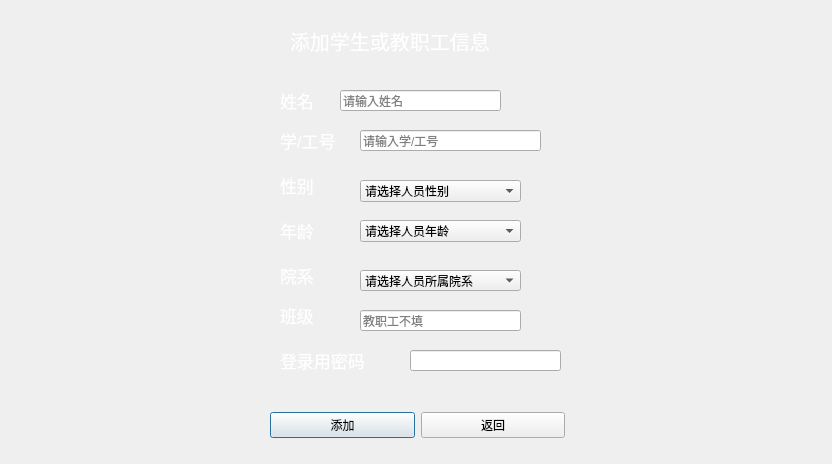
<?xml version="1.0" encoding="UTF-8"?>
<ui version="4.0">
 <class>Madds</class>
 <widget class="QDialog" name="Madds">
  <property name="geometry">
   <rect>
    <x>0</x>
    <y>0</y>
    <width>832</width>
    <height>464</height>
   </rect>
  </property>
  <property name="windowTitle">
   <string>添加学生或教职工信息</string>
  </property>
  <property name="styleSheet">
   <string notr="true">#Madds{
border-image: url(:/new/prefix1/科技风.jpg);
}</string>
  </property>
  <widget class="QLabel" name="label">
   <property name="geometry">
    <rect>
     <x>290</x>
     <y>20</y>
     <width>261</width>
     <height>41</height>
    </rect>
   </property>
   <property name="font">
    <font>
     <pointsize>15</pointsize>
    </font>
   </property>
   <property name="styleSheet">
    <string notr="true">color: rgb(255, 255, 255);</string>
   </property>
   <property name="text">
    <string>添加学生或教职工信息</string>
   </property>
  </widget>
  <widget class="QLabel" name="label_2">
   <property name="geometry">
    <rect>
     <x>280</x>
     <y>80</y>
     <width>72</width>
     <height>41</height>
    </rect>
   </property>
   <property name="font">
    <font>
     <pointsize>13</pointsize>
    </font>
   </property>
   <property name="styleSheet">
    <string notr="true">color: rgb(255, 255, 255);</string>
   </property>
   <property name="text">
    <string>姓名</string>
   </property>
  </widget>
  <widget class="QLineEdit" name="le_name">
   <property name="geometry">
    <rect>
     <x>340</x>
     <y>90</y>
     <width>161</width>
     <height>21</height>
    </rect>
   </property>
   <property name="placeholderText">
    <string>请输入姓名</string>
   </property>
   <property name="clearButtonEnabled">
    <bool>true</bool>
   </property>
  </widget>
  <widget class="QLabel" name="label_3">
   <property name="geometry">
    <rect>
     <x>280</x>
     <y>130</y>
     <width>81</width>
     <height>21</height>
    </rect>
   </property>
   <property name="font">
    <font>
     <pointsize>13</pointsize>
    </font>
   </property>
   <property name="styleSheet">
    <string notr="true">color: rgb(255, 255, 255);</string>
   </property>
   <property name="text">
    <string>学/工号</string>
   </property>
  </widget>
  <widget class="QLineEdit" name="le_ID">
   <property name="geometry">
    <rect>
     <x>360</x>
     <y>130</y>
     <width>181</width>
     <height>21</height>
    </rect>
   </property>
   <property name="font">
    <font>
     <pointsize>9</pointsize>
    </font>
   </property>
   <property name="placeholderText">
    <string>请输入学/工号</string>
   </property>
   <property name="clearButtonEnabled">
    <bool>true</bool>
   </property>
  </widget>
  <widget class="QLabel" name="label_4">
   <property name="geometry">
    <rect>
     <x>280</x>
     <y>170</y>
     <width>72</width>
     <height>31</height>
    </rect>
   </property>
   <property name="font">
    <font>
     <pointsize>13</pointsize>
    </font>
   </property>
   <property name="styleSheet">
    <string notr="true">color: rgb(255, 255, 255);</string>
   </property>
   <property name="text">
    <string>性别</string>
   </property>
  </widget>
  <widget class="QLabel" name="label_5">
   <property name="geometry">
    <rect>
     <x>280</x>
     <y>220</y>
     <width>72</width>
     <height>21</height>
    </rect>
   </property>
   <property name="font">
    <font>
     <pointsize>13</pointsize>
    </font>
   </property>
   <property name="styleSheet">
    <string notr="true">color: rgb(255, 255, 255);</string>
   </property>
   <property name="text">
    <string>年龄</string>
   </property>
  </widget>
  <widget class="QLabel" name="label_6">
   <property name="geometry">
    <rect>
     <x>280</x>
     <y>260</y>
     <width>72</width>
     <height>31</height>
    </rect>
   </property>
   <property name="font">
    <font>
     <pointsize>13</pointsize>
    </font>
   </property>
   <property name="styleSheet">
    <string notr="true">color: rgb(255, 255, 255);</string>
   </property>
   <property name="text">
    <string>院系</string>
   </property>
  </widget>
  <widget class="QLabel" name="label_7">
   <property name="geometry">
    <rect>
     <x>280</x>
     <y>300</y>
     <width>72</width>
     <height>31</height>
    </rect>
   </property>
   <property name="font">
    <font>
     <pointsize>13</pointsize>
    </font>
   </property>
   <property name="styleSheet">
    <string notr="true">color: rgb(255, 255, 255);</string>
   </property>
   <property name="text">
    <string>班级</string>
   </property>
  </widget>
  <widget class="QLabel" name="label_8">
   <property name="geometry">
    <rect>
     <x>280</x>
     <y>350</y>
     <width>111</width>
     <height>21</height>
    </rect>
   </property>
   <property name="font">
    <font>
     <pointsize>13</pointsize>
    </font>
   </property>
   <property name="styleSheet">
    <string notr="true">color: rgb(255, 255, 255);</string>
   </property>
   <property name="text">
    <string>登录用密码</string>
   </property>
  </widget>
  <widget class="QComboBox" name="comboBox">
   <property name="geometry">
    <rect>
     <x>360</x>
     <y>220</y>
     <width>161</width>
     <height>22</height>
    </rect>
   </property>
   <property name="maxVisibleItems">
    <number>30</number>
   </property>
   <item>
    <property name="text">
     <string>请选择人员年龄</string>
    </property>
   </item>
   <item>
    <property name="text">
     <string>17</string>
    </property>
   </item>
   <item>
    <property name="text">
     <string>18</string>
    </property>
   </item>
   <item>
    <property name="text">
     <string>19</string>
    </property>
   </item>
   <item>
    <property name="text">
     <string>20</string>
    </property>
   </item>
   <item>
    <property name="text">
     <string>21</string>
    </property>
   </item>
   <item>
    <property name="text">
     <string>22</string>
    </property>
   </item>
   <item>
    <property name="text">
     <string>23</string>
    </property>
   </item>
   <item>
    <property name="text">
     <string>24</string>
    </property>
   </item>
   <item>
    <property name="text">
     <string>25</string>
    </property>
   </item>
   <item>
    <property name="text">
     <string>26</string>
    </property>
   </item>
   <item>
    <property name="text">
     <string>27</string>
    </property>
   </item>
   <item>
    <property name="text">
     <string>28</string>
    </property>
   </item>
   <item>
    <property name="text">
     <string>29</string>
    </property>
   </item>
   <item>
    <property name="text">
     <string>30</string>
    </property>
   </item>
   <item>
    <property name="text">
     <string>31</string>
    </property>
   </item>
   <item>
    <property name="text">
     <string>32</string>
    </property>
   </item>
   <item>
    <property name="text">
     <string>33</string>
    </property>
   </item>
   <item>
    <property name="text">
     <string>34</string>
    </property>
   </item>
   <item>
    <property name="text">
     <string>35</string>
    </property>
   </item>
   <item>
    <property name="text">
     <string>36</string>
    </property>
   </item>
   <item>
    <property name="text">
     <string>37</string>
    </property>
   </item>
   <item>
    <property name="text">
     <string>38</string>
    </property>
   </item>
   <item>
    <property name="text">
     <string>39</string>
    </property>
   </item>
   <item>
    <property name="text">
     <string>40</string>
    </property>
   </item>
  </widget>
  <widget class="QComboBox" name="comboBox_2">
   <property name="geometry">
    <rect>
     <x>360</x>
     <y>270</y>
     <width>161</width>
     <height>21</height>
    </rect>
   </property>
   <item>
    <property name="text">
     <string>请选择人员所属院系</string>
    </property>
   </item>
   <item>
    <property name="text">
     <string>计算机学院</string>
    </property>
   </item>
   <item>
    <property name="text">
     <string>马克思主义学院</string>
    </property>
   </item>
   <item>
    <property name="text">
     <string>外国语学院</string>
    </property>
   </item>
   <item>
    <property name="text">
     <string>经济与管理学院</string>
    </property>
   </item>
   <item>
    <property name="text">
     <string>公共管理学院</string>
    </property>
   </item>
   <item>
    <property name="text">
     <string>数理学院</string>
    </property>
   </item>
   <item>
    <property name="text">
     <string>地球科学学院</string>
    </property>
   </item>
  </widget>
  <widget class="QLineEdit" name="le_class">
   <property name="geometry">
    <rect>
     <x>360</x>
     <y>310</y>
     <width>161</width>
     <height>21</height>
    </rect>
   </property>
   <property name="placeholderText">
    <string>教职工不填</string>
   </property>
   <property name="clearButtonEnabled">
    <bool>true</bool>
   </property>
  </widget>
  <widget class="QLineEdit" name="le_passwd">
   <property name="geometry">
    <rect>
     <x>410</x>
     <y>350</y>
     <width>151</width>
     <height>21</height>
    </rect>
   </property>
  </widget>
  <widget class="QWidget" name="layoutWidget">
   <property name="geometry">
    <rect>
     <x>270</x>
     <y>410</y>
     <width>295</width>
     <height>30</height>
    </rect>
   </property>
   <layout class="QHBoxLayout" name="horizontalLayout">
    <item>
     <widget class="QPushButton" name="addbtn">
      <property name="text">
       <string>添加</string>
      </property>
     </widget>
    </item>
    <item>
     <widget class="QPushButton" name="backbtn">
      <property name="text">
       <string>返回</string>
      </property>
     </widget>
    </item>
   </layout>
  </widget>
  <widget class="QComboBox" name="comboBox_3">
   <property name="geometry">
    <rect>
     <x>360</x>
     <y>180</y>
     <width>161</width>
     <height>22</height>
    </rect>
   </property>
   <property name="currentText">
    <string>请选择人员性别</string>
   </property>
   <property name="currentIndex">
    <number>0</number>
   </property>
   <item>
    <property name="text">
     <string>请选择人员性别</string>
    </property>
   </item>
   <item>
    <property name="text">
     <string>男</string>
    </property>
   </item>
   <item>
    <property name="text">
     <string>女</string>
    </property>
   </item>
  </widget>
 </widget>
 <resources/>
 <connections/>
</ui>
